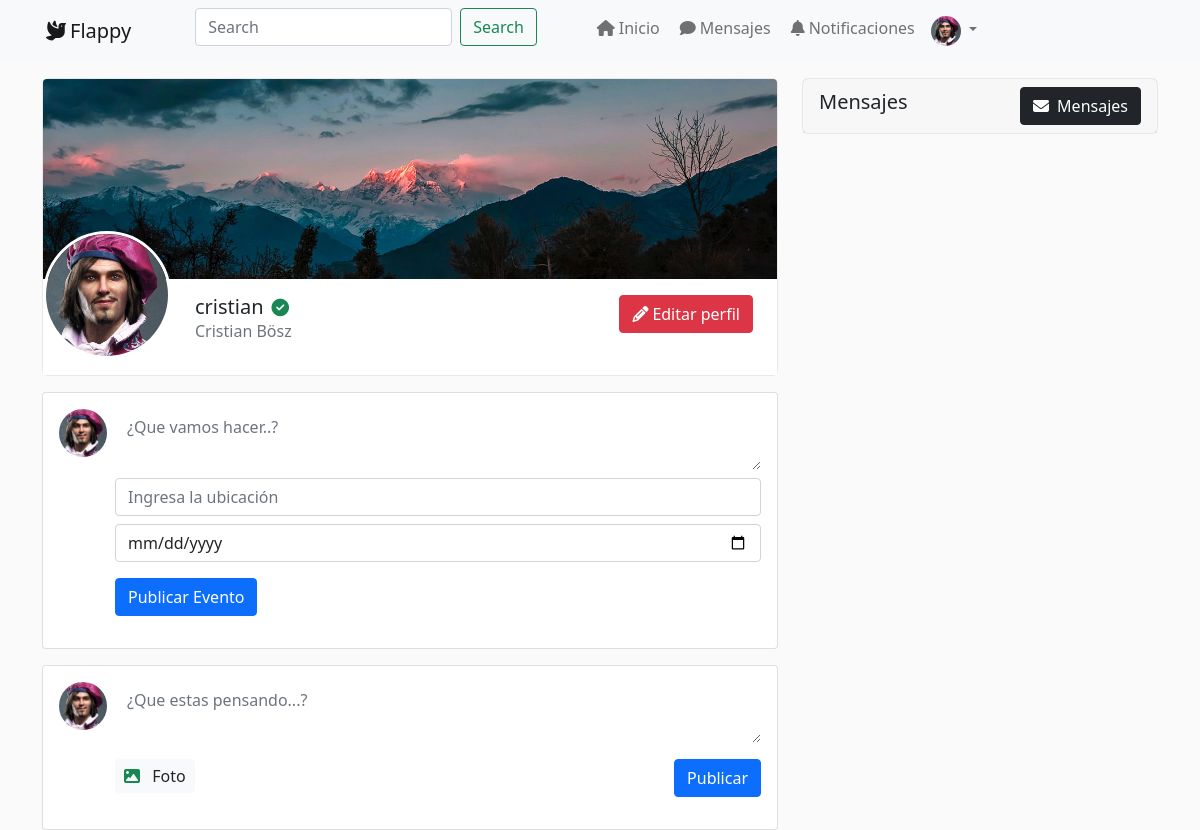
Page /perfil/cristian (signed in) on the earlier database version.
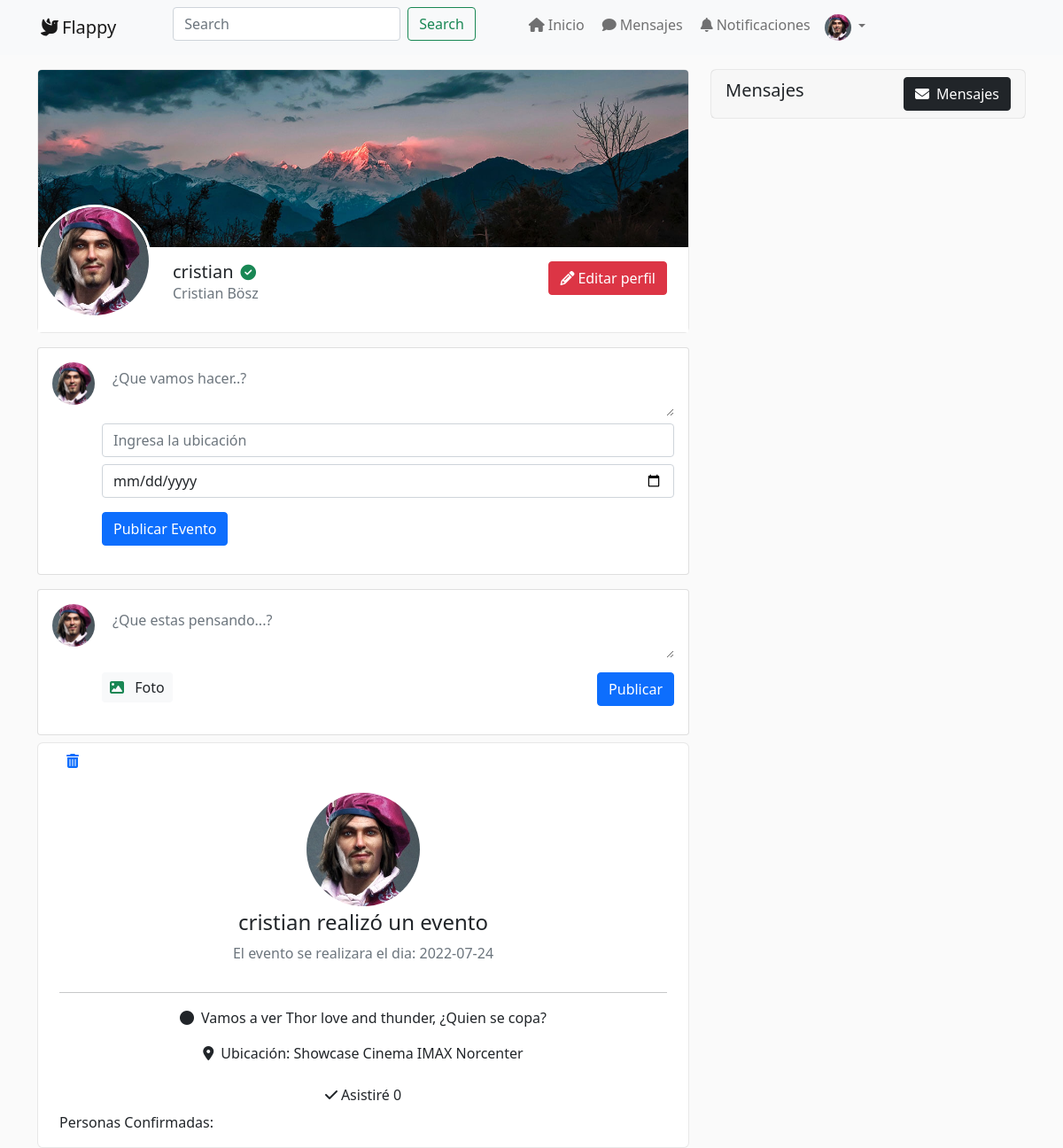
Same page on the later database version.
### tables this page shows
CREATE TABLE IF NOT EXISTS eventos (
  evento_id INT UNSIGNED NOT NULL AUTO_INCREMENT PRIMARY KEY,
  contenidoEvento VARCHAR(255) NOT NULL,
  fechaEvento TIMESTAMP NOT NULL,
  diaEvento DATE,
  ubicacion VARCHAR(255) NOT NULL, 
  num_asistencia FLOAT,
  usuario_id_fk INT UNSIGNED NOT NULL,
  FOREIGN KEY (usuario_id_fk) REFERENCES usuarios (usuario_id) ON DELETE NO ACTION  ON UPDATE NO ACTION  
);

CREATE TABLE IF NOT EXISTS perfil (
  perfil_id INT UNSIGNED NOT NULL AUTO_INCREMENT PRIMARY KEY,
  nombreCompleto VARCHAR(100) NOT NULL,
  fotoPerfil VARCHAR(250) NOT NULL,
  usuario_id_fk INT UNSIGNED NOT NULL,
    FOREIGN KEY (usuario_id_fk) REFERENCES usuarios (usuario_id) ON DELETE NO ACTION  ON UPDATE NO ACTION
);

CREATE TABLE IF NOT EXISTS usuarios (
  usuario_id INT UNSIGNED NOT NULL  AUTO_INCREMENT PRIMARY KEY,
  correo VARCHAR(100) NOT NULL,
  username VARCHAR(50) NOT NULL,
  password VARCHAR(255) NOT NULL,
  fecha_registro TIMESTAMP NOT NULL,
  privilegio_id_fk INT UNSIGNED NOT NULL,
    FOREIGN KEY (privilegio_id_fk) REFERENCES privilegios (privilegio_id) ON DELETE RESTRICT ON UPDATE CASCADE
);

### app/classes/Core.php (called while the page is built, shortened)
<?php
class Core
{
    protected $currentMethod = "index";
    public function __construct()
    {
        $url = $this->getURL();
        if(file_exists("../app/controllers/" . ucwords($url[0]) . ".php")) {
            unset($url[0]);
        }
        $this->currentController = new $this->currentController;
        $this->parameters = $url ? array_values($url) : [];
        call_user_func_array([$this->currentController , $this->currentMethod] , $this->parameters);
    }
    public function getURL() {
        if(isset($_GET["url"])) {
            $url = trim($_GET["url"] , "/");
            $url = filter_var($url , FILTER_SANITIZE_URL);
            $url = explode("/" , $url);
            return $url;
        }
    }
}

### public/index.php (called while the page is built, shortened)
<?php
$init = new Core;

### app/classes/Base.php (called while the page is built, shortened)
<?php
class Base
{
    protected $dbhost = DB_HOST;
    protected $dbname = DB_NAME;
    protected $dbuser = DB_USER;
    protected $dbpass = DB_PASSWORD;
    private $cnx;
    private $stmt;
    public function __construct()
    {
        $dbh = "mysql:host=" . $this->dbhost . ";dbname=" . $this->dbname;
        $options = [
            PDO::ATTR_ERRMODE => true,
            PDO::ATTR_ERRMODE => PDO::ERRMODE_EXCEPTION
        ];
        try {
            $this->cnx = new PDO($dbh, $this->dbuser, $this->dbpass, $options);
            $this->cnx->exec("set names utf8mb4");
        } catch (PDOException $e) {
            $this->error = $e->getMessage();
            echo $this->error;
        }
    }
    public function query($sql)
    {
        return $this->stmt = $this->cnx->prepare($sql);
    }
    public function execute()
    {
        return $this->stmt->execute();
    }
    public function bind($param, $value, $type = null)
    {
        if (is_null($type)) {
            switch (true) {
                default:
                    $type = PDO::PARAM_STR;
                    break;
            }
        }
        return $this->stmt->bindValue($param, $value, $type);
    }
    public function register()
    {
        $this->execute();
        return $this->stmt->fetch(PDO::FETCH_OBJ);
    }
    public function registers()
    {
        $this->execute();
        return $this->stmt->fetchAll(PDO::FETCH_OBJ);
    }
}

### app/model/usuario.php (called while the page is built, shortened)
<?php
class usuario
{
    private $db;
    public function __construct()
    {
        $this->db = new Base;
    }
    public function getUsuario($usuario){
        $this->db->query('SELECT * FROM usuarios WHERE username = :user');
        $this->db->bind(':user', $usuario);
        return $this->db->register();
    }
    public function getPerfil($usuario_id){
        $this->db->query('SELECT * FROM perfil WHERE usuario_id_fk = :id');
        $this->db->bind(':id', $usuario_id);
        return $this->db->register();
    }
    public function getPublicacionesUser($usuario_id) {
        $this->db->query('SELECT P.publicacion_id, P.contenidoPublicacion, P.fotoPublicacion, P.fechaPublicacion, P.num_likes, U.username, U.usuario_id, Per.fotoPerfil
                          FROM publicaciones P
                          INNER JOIN usuarios U ON U.usuario_id = P.usuario_id_fk
                          INNER JOIN perfil Per ON Per.usuario_id_fk = P.usuario_id_fk
                          WHERE P.usuario_id_fk = :id');
        $this->db->bind(':id', $usuario_id);
        return $this->db->registers();
    }
    public function getEventosUser($usuario_id) {
        $this->db->query('SELECT E.evento_id, E.contenidoEvento, E.diaEvento, E.ubicacion, E.num_asistencia, U.username, U.usuario_id, Per.fotoPerfil
                          FROM eventos E
                          INNER JOIN usuarios U ON U.usuario_id = E.usuario_id_fk
                          INNER JOIN perfil Per ON Per.usuario_id_fk = E.usuario_id_fk
                          WHERE E.usuario_id_fk = :id');
        $this->db->bind(':id', $usuario_id);
        return $this->db->registers();
    }
}

### app/view/pages/perfil/perfil.php (the view, shortened to what the changed rows need)
<?php
include_once URL_APP . '/view/custom/header.php';
?>
<div class="container mt-3">
    <div class="row">
        <div class="col-lg-8 vstack gap-4">
            <div class="cardP">
            <div class="d-sm-flex align-items-start text-center text-sm-start fondo">
                <div class="ms-sm-4 mt-sm-3">
                    <h1 class="mb-0 h5"><?= $datos['usuario']->username?><i class="fa-solid fa-circle-check text-success small ms-2"></i></h1>
                </div>
            </div>
            </div>
            <?php
            include_once URL_APP . '/view/custom/eventosUsuario.php';
            ?>
        </div>
    </div>
</div>
<?php
include_once URL_APP . '/view/custom/footer.php';
?>

### app/view/custom/eventosUsuario.php (shortened to what the changed rows need)
<?php foreach($datos['eventosUser'] as $datosEventos): ?>
    <div class="cardP mt-2 container">
        <?php if ($datosEventos->usuario_id == $_SESSION['logueado']):?>
            <div class="p-2">
                <a href="<?php echo URL_PROJECT ?>/eventos/eliminar/<?php echo $datosEventos->evento_id?>"><i class="fa-solid fa-trash-can"></i></a>
            </div>
        <?php endif ?>
        <div class="text-center pt-3">
            <img src="<?php echo URL_PROJECT . '/' . $datosEventos->fotoPerfil?>" alt="Foto del usuario" class="img-fluid avatar avatar-xxl rounded-circle">
            <h2 class="mt-1 h4"><?=$datosEventos->username ?> realizó un evento</h2>
            <p class="text-muted">El evento se realizara el dia: <?=$datosEventos->diaEvento ?></p>
        </div>
        <hr>
        <div class="text-center">
            <p><i class="fa-solid fa-circle me-2"></i><?=$datosEventos->contenidoEvento ?></p>
            <p><i class="fa-solid fa-location-dot me-2"></i>Ubicación: <?=$datosEventos->ubicacion ?></p>
            <div class="text-center">
                <a href="<?php echo URL_PROJECT ?>/eventos/asistir/<?php echo $datosEventos->evento_id . '/' . $_SESSION['logueado'] . '/' . $datosEventos->usuario_id?>"
                    class="btn
                        <?php foreach ($datos['misAsistencias'] as $misAsistUser) {
                            if ($misAsistUser->evento_id_fk == $datosEventos->evento_id) {
                                echo "btn-primary";
                            }
                        }?>">
                    <i class="fa-solid fa-check pe-1"></i>Asistiré <?php echo $datosEventos->num_asistencia  ?>
                    </a>
            </div>
        </div>
        <div>
            <p>Personas Confirmadas:</p>
        </div>
    </div>
<?php endforeach ?>

Differences in the rows shown:
added eventos: perfil.fotoPerfil (picture), usuario_id_fk.username "cristian", diaEvento "2022-07-24", contenidoEvento "Vamos a ver Thor love and thunder, ¿Quien se copa?", ubicacion "Showcase Cinema IMAX Norcenter", num_asistencia "0"
